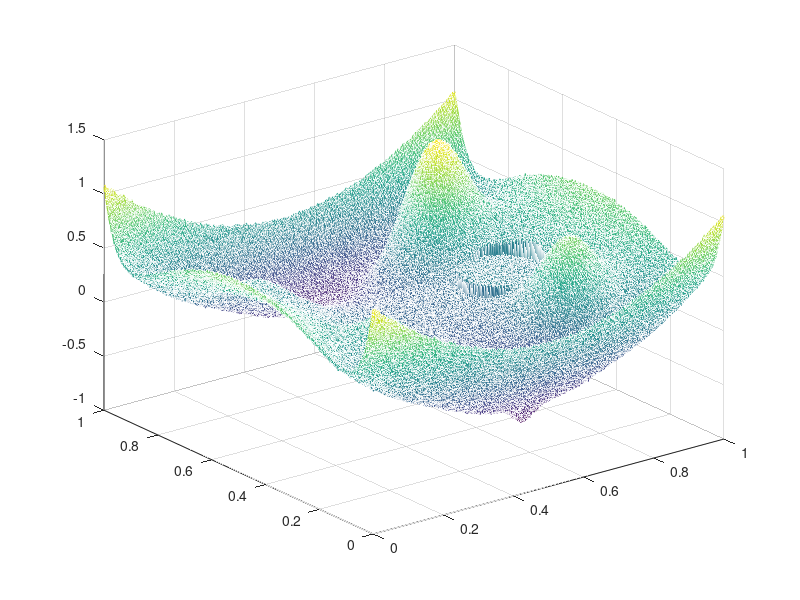

The MATLAB script that drew this image:
% A test file later to be used as a function for generating 2D function.
clear all
close all
L = 1;
n = 500;
h = L/n;
[xn,yn]   = ndgrid(0:h:L, 0:h:L); % Cell centres
[Xi,Yi]   = ndgrid(1:n+1);
Rm = randn(size(xn));

a = 1e-2;
b = [0.45,0.25,0.75,1.1];
pos = [.25, .25
       .25, .75
       .75, .25
       .75, .75];
hills = 0;
for ii = 1:length(pos)
    hills = hills + b(ii)*(exp( -( ((xn - pos(ii,1)*L).^2)./a + ((yn - pos(ii,2)*L).^2)./a  )));
end

%% hole
a = 1e-3;
pos = [0.5,0.1];
hole = -(exp( -( ((xn - pos(1)*L).^2)./a + ((yn - pos(2)*L).^2)./a  +2 )));
%% cup shape domain

b = 10;
c = 1.6;
d = 10;
cup = b*( c*(yn-L/2) ).^d;
%% saddle domain
samp = 3;
saddle = samp * ((xn - L/2).^2 - (yn - L/2).^2);
%% Plains
pos = [0.75,0.5];
rad = 0.1*(n+1);
plains = sqrt((Xi - pos(1)*(n+1)).^2 + (Yi - pos(2)*(n+1)).^2);

topo = saddle + hills + cup + hole;
topo(plains <= rad) = topo(round(pos(1)*(n+1)),round(pos(2)*(n+1)));

topo = topo + 0.01*Rm;
%% Plots
%mesh(xn,yn,bowl)


mesh(xn,yn,topo)
%shading interp
%colormap gray
